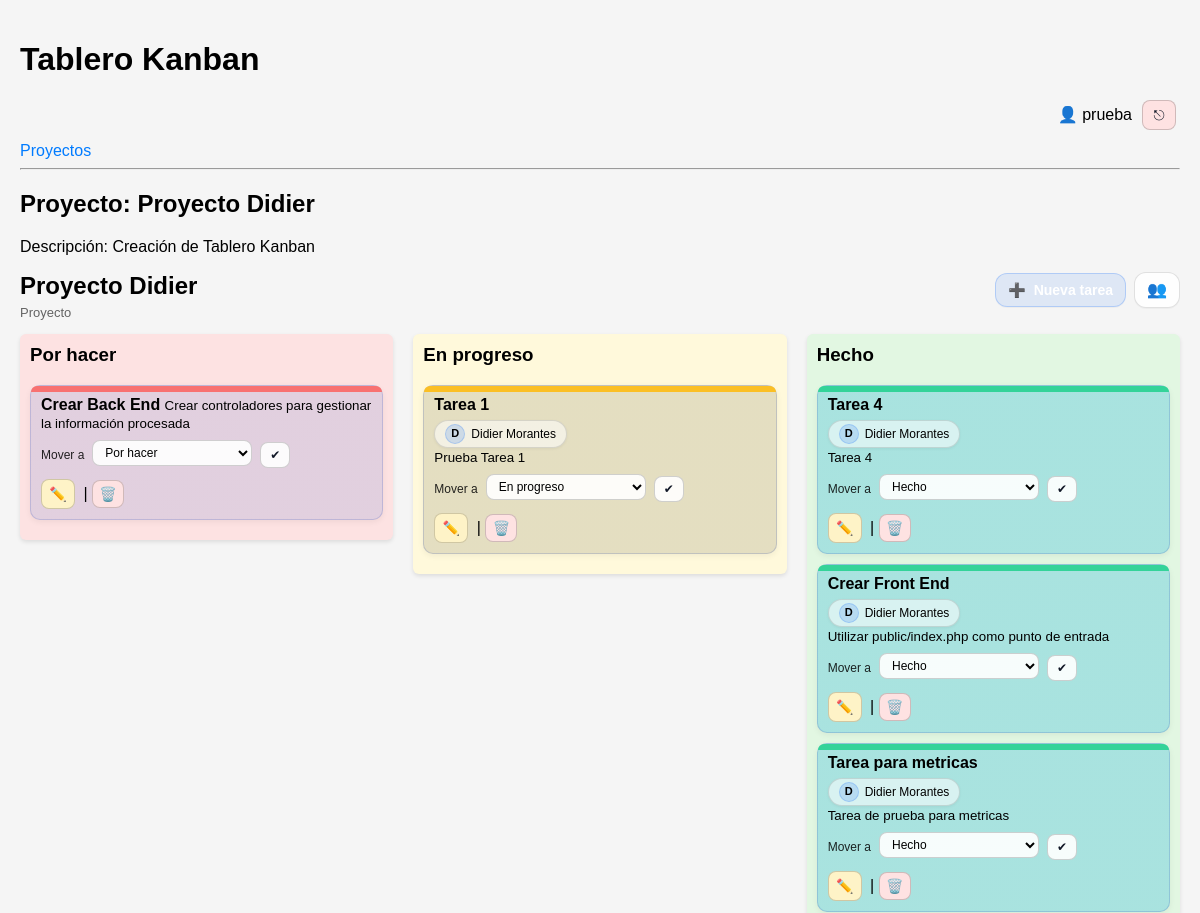
Page /?controller=projects&action=show&id=2 (signed in, upper part) on the earlier database version.
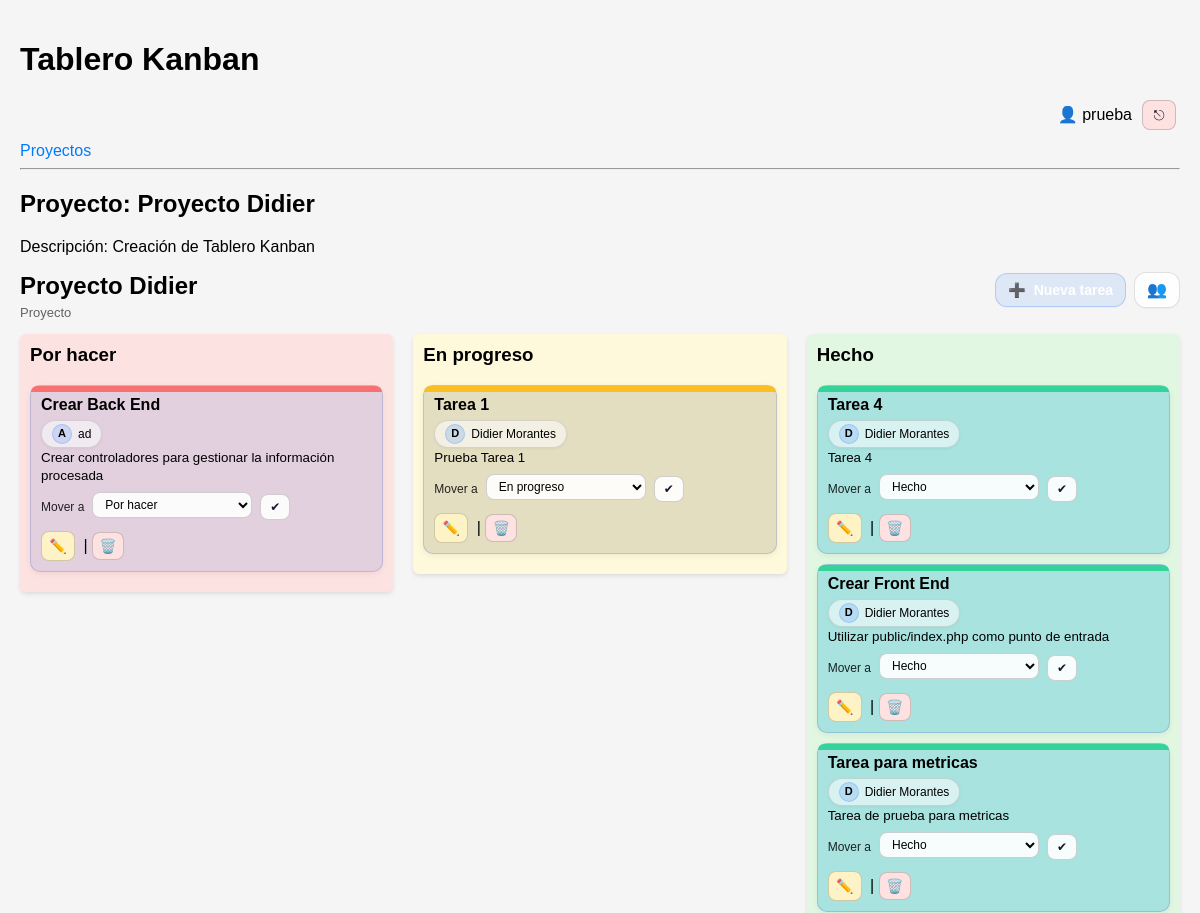
Same page on the later database version.
### tables this page shows
CREATE TABLE `users` (
  `id` int(11) NOT NULL,
  `name` varchar(120) NOT NULL,
  `email` varchar(190) NOT NULL,
  `password_hash` varchar(255) NOT NULL,
  `role` enum('owner','admin','member','viewer') NOT NULL DEFAULT 'member',
  `created_at` datetime NOT NULL DEFAULT current_timestamp()
);

CREATE TABLE `projects` (
  `id` int(11) NOT NULL,
  `created_by` int(11) DEFAULT NULL,
  `name` varchar(255) NOT NULL,
  `responsible` varchar(120) DEFAULT NULL,
  `responsible_user_id` int(11) DEFAULT NULL,
  `description` text DEFAULT NULL,
  `created_at` datetime NOT NULL DEFAULT current_timestamp()
);

CREATE TABLE `columns` (
  `id` int(11) NOT NULL,
  `project_id` int(11) NOT NULL,
  `name` varchar(100) NOT NULL,
  `position` int(11) NOT NULL,
  `is_done` tinyint(1) NOT NULL DEFAULT 0
);

CREATE TABLE `tasks` (
  `id` int(11) NOT NULL,
  `project_id` int(11) NOT NULL,
  `column_id` int(11) NOT NULL,
  `title` varchar(255) NOT NULL,
  `responsible` varchar(120) DEFAULT NULL,
  `responsible_user_id` int(11) DEFAULT NULL,
  `description` text DEFAULT NULL,
  `order` int(11) DEFAULT 0,
  `created_at` datetime NOT NULL DEFAULT current_timestamp(),
  `due_date` datetime DEFAULT NULL,
  `completed_at` datetime DEFAULT NULL,
  `created_by` int(11) DEFAULT NULL,
  `updated_by` int(11) DEFAULT NULL
);

### core/BaseController.php (called while the page is built, shortened)
<?php
abstract class BaseController
{
    protected function render(string $view, array $params = []): void
    {
        include __DIR__ . '/../app/views/layout.php';
    }
}

### app/controllers/ProjectsController.php (called while the page is built, shortened)
<?php
require_once __DIR__ . '/../../core/BaseController.php';
require_once __DIR__ . '/../models/Project.php';
require_once __DIR__ . '/../models/Column.php';
require_once __DIR__ . '/../models/Task.php';
require_once __DIR__ . '/../../core/Auth.php';
require_once __DIR__ . '/../models/User.php';
class ProjectsController extends BaseController
{
    public function show(): void
    {
        $projectId = (int)($_GET['id'] ?? 0);
        $id = isset($_GET['id']) ? (int) $_GET['id'] : 0;
        $project = Project::find($id);
        $columns = Column::getByProject($id);
        $tasks   = Task::getByProject($id);
        $members = ProjectMember::usersForProject($projectId);
        $tasksByColumn = [];
        foreach ($columns as $col) {
            $tasksByColumn[$col['id']] = [];
        }
        foreach ($tasks as $task) {
            $tasksByColumn[$task['column_id']][] = $task;
        }
        $this->render('projects/show', [
            'project'       => $project,
            'columns'       => $columns,
            'tasksByColumn' => $tasksByColumn,
            'members' => $members
        ]);
    }
}

### public/index.php (called while the page is built, shortened)
<?php
$actionName     = $_GET['action'] ?? 'index';
$controller = new $controllerClass();
try {
    $controller->$actionName();
} catch (Exception $e) {
    echo "<h1>Error</h1>";
    echo "<p>" . htmlspecialchars($e->getMessage()) . "</p>";
}

### core/Auth.php (called while the page is built, shortened)
<?php
class Auth
{
    public static function userId(): ?int
    {
        return isset($_SESSION['user_id']) ? (int)$_SESSION['user_id'] : null;
    }
    public static function check(): bool
    {
        return self::userId() !== null;
    }
}

### config/db.php (called while the page is built)
<?php
class Database
{
    private static ?\PDO $connection = null;
    public static function getConnection(): \PDO
    {
        if (self::$connection === null) {
            $host = 'localhost';
            $db   = 'kanban_db';
            $user = 'root';
            $pass = '';
            $dsn  = "mysql:host=$host;dbname=$db;charset=utf8mb4";
            self::$connection = new PDO($dsn, $user, $pass, [
                PDO::ATTR_ERRMODE            => PDO::ERRMODE_EXCEPTION,
                PDO::ATTR_DEFAULT_FETCH_MODE => PDO::FETCH_ASSOC
            ]);
            self::$connection->exec("SET time_zone = '-05:00'");
        }
        return self::$connection;
    }
}

### app/models/User.php (called while the page is built, shortened)
<?php
require_once __DIR__ . '/../../config/db.php';
class User
{
    private static function db(): PDO { return Database::getConnection(); }
    public static function find(int $id): ?array
    {
        $stmt = self::db()->prepare("SELECT id,name,email,role FROM users WHERE id=? LIMIT 1");
        $stmt->execute([$id]);
        $u = $stmt->fetch();
        return $u ?: null;
    }
}

### app/models/Project.php (called while the page is built, shortened)
<?php
class Project extends Model
{
    public static function find(int $id): ?array
    {
        $db = self::db();
        $stmt = $db->prepare("SELECT * FROM projects WHERE id = :id");
        $stmt->execute(['id' => $id]);
        $project = $stmt->fetch();
        return $project ?: null;
    }
}

### app/models/Column.php (called while the page is built, shortened)
<?php
class Column extends Model
{
    public static function getByProject(int $projectId): array
    {
        $db = self::db();
        $stmt = $db->prepare("
            SELECT *
            FROM columns
            WHERE project_id = :project_id
            ORDER BY position ASC
        ");
        $stmt->execute(['project_id' => $projectId]);
        return $stmt->fetchAll();
    }
}

### app/models/Task.php (called while the page is built, shortened)
<?php
class Task extends Model
{
    public static function getByProject(int $projectId): array
    {
        $db = self::db();
        $stmt = $db->prepare("
            SELECT *
            FROM tasks
            WHERE project_id = :project_id
            ORDER BY `order` ASC, created_at ASC
        ");
        $stmt->execute(['project_id' => $projectId]);
        return $stmt->fetchAll();
    }
}

### app/views/projects/show.php (the view, shortened to what this page needs)
<h2>Proyecto: <?= htmlspecialchars($project['name']) ?></h2>
<p>Descripción: <?= nl2br(htmlspecialchars($project['description'] ?? '')) ?></p>
<div class="board-header">
  <div class="board-title">
    <h2><?= htmlspecialchars($project['name'] ?? 'Tablero') ?></h2>
    <div class="board-subtitle">
      <span class="muted">Proyecto</span>
    </div>
  </div>
  <div class="project-actions">
    <button type="button" class="btn btn-primary tip" data-tip="Crear tarea" id="openTaskModal">
      ➕ <span class="btn-text">Nueva tarea</span>
    </button>
    <a class="btn btn-secondary tip" data-tip="Miembros del proyecto"
       href="<?= BASE_URL ?>?controller=projects&action=members&id=<?= (int)$project['id'] ?>">👥</a>
  </div>
</div>
<div class="kanban-board" id="kanbanBoard" data-project-id="<?= (int)$project['id'] ?>">
    <?php foreach ($columns as $column): ?>
        <?php
            $columnClass = 'kanban-column';
            if (!empty($column['is_done']) && (int)$column['is_done'] === 1) {
                $columnClass .= ' done';
            } elseif (stripos($column['name'], 'progreso') !== false) {
                $columnClass .= ' in-progress';
            } else {
                $columnClass .= ' todo';
            }
            $colId = $column['id'];
            $tasks = $tasksByColumn[$colId] ?? [];
        ?>
        <div class="<?= $columnClass ?> droppable"
          data-column-id="<?= (int)$column['id'] ?>"
          data-column-name="<?= htmlspecialchars($column['name']) ?>">
            <h3><?= htmlspecialchars($column['name']) ?></h3>
            <div class="tasks-container">
                <?php if (empty($tasks)): ?>
                    <p class="empty-col"><em>Sin tareas en esta columna.</em></p>
                <?php else: ?>
                  <?php
                    $colNameById = [];
                    foreach ($columns as $c) $colNameById[(int)$c['id']] = $c['name'];
                  ?>
                    <?php foreach ($tasks as $task): ?>
                              <?php
                                $colName = mb_strtolower(trim($colNameById[(int)$task['column_id']] ?? ''));
                                $barClass = 'bar-todo';
                                if (strpos($colName, 'progreso') !== false) $barClass = 'bar-doing';
                                if (strpos($colName, 'hecho') !== false || strpos($colName, 'done') !== false) $barClass = 'bar-done';
                              ?>
                              <div class="kanban-card draggable <?= $barClass ?>"
                                  id="task-<?= (int)$task['id'] ?>"
                                  draggable="true"
                                  data-task-id="<?= (int)$task['id'] ?>"
                                  data-current-column-id="<?= (int)$task['column_id'] ?>">
                            <strong class="task-title editable tip" data-field="title" data-tip="Doble Click para Editar Título">
                            <?= htmlspecialchars($task['title']) ?>
                            </strong>
                            <?php if (!empty($task['responsible'])): ?>
                                <div style="margin-top:4px;">
                                      <?php
                                        $resp = trim($task['responsible'] ?? '');
                                        $initial = $resp !== '' ? mb_strtoupper(mb_substr($resp, 0, 1)) : '—';
                                      ?>
                                      <div style="margin-top:6px;">
                                        <span class="badge-resp task-responsible editable <?= $resp === '' ? 'muted' : '' ?> tip"
                                              data-field="responsible"
                                              data-tip="Doble Click para Editar Responsable">
                                          <span class="avatar"><?= htmlspecialchars($initial) ?></span>
                                          <span class="name"><?= htmlspecialchars($resp !== '' ? $resp : 'Sin responsable') ?></span>
                                        </span>
                                      </div>
                                </div>
                            <?php endif; ?>
                            <?php if (!empty($task['description'])): ?>
                                <small><?= nl2br(htmlspecialchars($task['description'])) ?></small><br>
                            <?php endif; ?>
                                <form method="POST" action="<?= BASE_URL ?>?controller=tasks&action=move">
                                  <div class="move-row">
                                    <label for="move-<?= (int)$task['id'] ?>">Mover a</label>
                                    <select id="move-<?= (int)$task['id'] ?>" name="column_id">
                                      <?php foreach ($columns as $col): ?>
                                        <option value="<?= (int)$col['id'] ?>" <?= ((int)$col['id'] === (int)$task['column_id']) ? 'selected' : '' ?>>
                                          <?= htmlspecialchars($col['name']) ?>
                                        </option>
                                      <?php endforeach; ?>
                                    </select>
                                    <button type="submit" class="btn-icon tip" data-tip="Mover tarea">
                                      ✔
                                    </button>
                                  </div>
                                </form>
                            <div style="margin-top:5px;">
                                <a href="<?= BASE_URL ?>?controller=tasks&action=edit&id=<?= (int)$task['id'] ?>&project_id=<?= (int)$project['id'] ?>"
                                  class="btn-action edit tip"
                                  data-tip="Editar tarea"
                                >
                                     ✏️
                                </a>
                                |
                                <form method="post"
                                      action="<?= BASE_URL ?>?controller=tasks&action=destroy"
                                      style="display:inline"
                                      onsubmit="return confirm('¿Seguro que deseas eliminar esta tarea?');">
                                    <button class="btn-action del tip" data-tip="Eliminar Tarea" type="submit" class="btn-secondary">🗑️</button>
                                </form>
                            </div>
                        </div>
                    <?php endforeach; ?>
                <?php endif; ?>
            </div>
        </div>
    <?php endforeach; ?>
</div>

### app/views/layout.php (shortened to what this page needs)
<!DOCTYPE html>
<html lang="es">
<head>
</head>
<body>
<header>
    <h1>Tablero Kanban</h1>
<nav>
    <?php
    require_once __DIR__ . '/../../core/Auth.php';
    require_once __DIR__ . '/../models/User.php';
    ?>
    <?php if (Auth::check()): ?>
      <?php $u = User::find(Auth::userId()); ?>
      <div style="display:flex;justify-content:flex-end;align-items:center;gap:10px;margin-bottom:12px;">
        <span class="tip" data-tip="<?= htmlspecialchars($u['email'] ?? '') ?>">
          👤 <?= htmlspecialchars($u['name'] ?? 'Usuario') ?>
        </span>
        <a href="<?= BASE_URL ?>?controller=auth&action=logout"
          class="btn-action del tip"
          data-tip="Cerrar sesión">
          ⎋
        </a>
      </div>
    <?php endif; ?>
</nav>
    <nav>
        <a href="<?= BASE_URL ?>?controller=projects&action=index">Proyectos</a>
    </nav>
    <hr>
</header>
<main>
    <?php include $viewFile; ?>
</main>
</body>
</html>

Differences in the rows shown:
changed tasks "Crear Back End": responsible (not shown) → "A"; responsible (not shown) → "ad"
